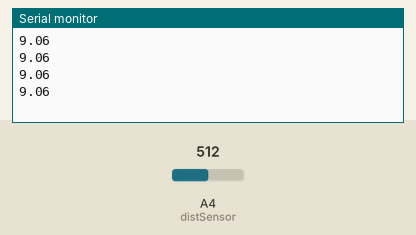
The sketch below on a simulated Arduino Uno, built with avr-gcc and run on an emulated ATmega328P. Shown: the last lines printed to the serial monitor. The inputs (shaded band) are chosen by the test bench; at power-on: A4 (distSensor) = 512.

Above: at 1.2 s.
1.3 s: A4 (distSensor) set to 0
At 1.68 s:
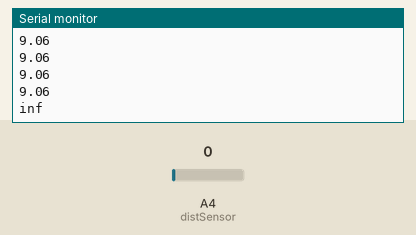
3.5 s: A4 (distSensor) set to 122
At 3.69 s:
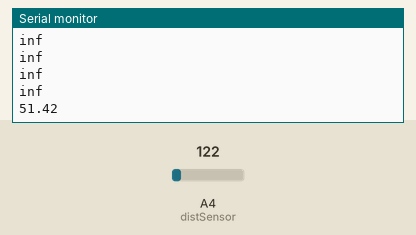
Timing chart, 0 to 6.5 s (numbered marks = the images above; inputs shaded):
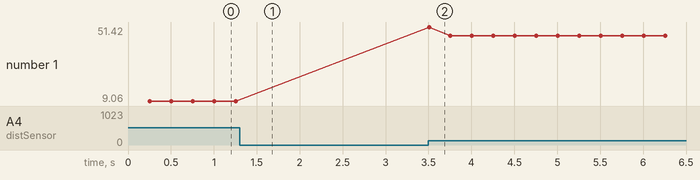

The sketch:

DistanceSensor.ino
```cpp
const int distSensor = A4;
int val = 0;
float voltage = 0;
float distcm = 0;
float filteredVal = 0;

const float alpha = .2;

double t, t0, print_time=0; // declare some time variables

void setup() {
  // put your setup code here, to run once:
  Serial.begin(9600);

  t0 = micros()/1000000.;
}

void loop() {
  t = micros()/1000000.-t0;


  val = analogRead(distSensor);
  filteredVal = alpha*val + (1-alpha) * filteredVal;
  voltage = filteredVal * (5.0 / 1023.0);

  distcm = exp((log(voltage) - 2.851f) / -0.8776f);


  // PRINT STATEMENTS
  // non-blocking way to delay printing
  if ((t-print_time)>0.25) {
    Serial.println(distcm);
    print_time=t;
  }
}
```

Measured:
- after the input at 1.3 s, the serial monitor: prints a new line after 0.20 s (image 1)
- after the input at 3.5 s, the serial monitor: prints a new line at once (image 2)
- plotted number 1: 9.06 → 46.42 after the input at 3.5 s
